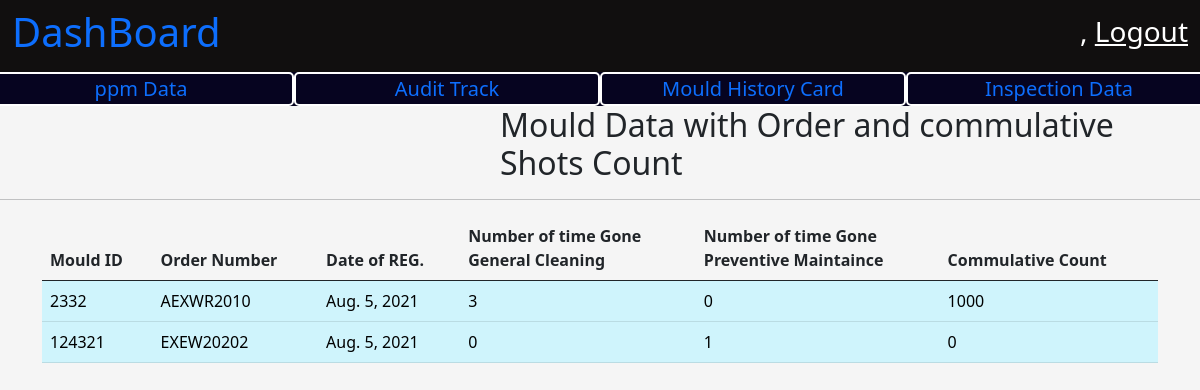
Page /quality/ on the committed database.
### mould/models.py (models this page shows, shortened)
class Mould(models.Model):
    mould_id = models.IntegerField(primary_key=True)
    mould_name = models.CharField(max_length=200)
    cavity_number = models.IntegerField()
    registered_date = models.DateTimeField(auto_now_add=True)
    registered_by = models.ForeignKey(User, on_delete=models.PROTECT)
    general_maintaince_cleaning_threshold_value = models.IntegerField()
    preventive_maintaince_clearning_thresold_value = models.IntegerField()
    tool_life = models.IntegerField()
    present_count = models.IntegerField()
    moud_desc = models.CharField(max_length=100)
    order_number = models.CharField(max_length=100)
    raw_material = models.CharField(max_length=100)
    part_weight = models.FloatField()
    runner_weight = models.FloatField()
    tonnage = models.FloatField()
    cycle_time = models.FloatField()
    number_of_shots_per_day = models.IntegerField()
    def __str__(self):
        return str(self.mould_id)

### MouldQuality/views.py (the view)
# urls.py: path('', views.QualityPageRender,name = "MouldQuality"),
def QualityPageRender(request):
    context = {}
    mould_data_list = Mould.objects.all()
    mould_commulative_cont_data = []
    for mould in mould_data_list:
        mould_data_collector = DataCollector(mould.mould_id)
        print("-----")
        print(mould_data_collector.get_commulative_count())
        print("-----")
        mould_commulative_cont_data.append(MouldCommulativeCount(mould,
            mould_data_collector.get_commulative_count(),
            mould_data_collector.count_g_clean(),
            mould_data_collector.count_p_main()))
    print(data.g_clean for data in mould_commulative_cont_data)
    context['mould_data'] = mould_commulative_cont_data
    return render(request, 'quality/mould_quality.html', context)

### MouldQuality/utils.py (called while the page is built)
    def get_commulative_count(self):
        count = 0
        print("------")
        print(self.mould_data)
        print("------")
        if self.mould_data is None:
            return count
        for mould in self.mould_data:
            count = count + mould.count_increment
        return count

    def count_g_clean(self):
        if self.mould_cleaning_data is None:
            return 0
        return len(self.mould_cleaning_data) # mould cleaning data.

    def count_p_main(self):
        if self.p_main_data is None:
            return 0
        return len(self.p_main_data)

### mould/models.py (called while the page is built)
    def __str__(self):
        return str(self.mould_id)

### MouldQuality/templates/quality/mould_quality.html (shortened to what this page needs)
{% extends 'base.html' %}
{% load static %}
{% block title %}
    <link
        rel="stylesheet"
        href="{% static 'css/dashboard.css' %}" >
{% endblock %}
{% block body_content %}
    <nav
        class="navbar navbar-light dashboard_nav">
        <div class="container-fluid dashboard_nav">
            <p class="h1 dashboard_title">
                <a href="{% url 'homePage' %}" style="text-decoration:None;">
                  DashBoard
                </a>
            </p>
            <div class="user_data">
                <p class="h3">
                    {{ request.user.first_name }},
                    <a href="{% url 'userLogout' %}">
                        Logout
                    </a>
                </p>
            </div>
        </div>
    </nav>
    <div class="optionBar">
        <div class="row">
            <div class="col">
                <a href="{% url 'ppmData' %}">
                    ppm Data
                </a>
            </div>
            <div class="col">
                <a href="{% url 'MouldUpdate' %}">
                Audit Track
                </a>
            </div>
             <div class="col">
                <a href="{% url "MouldSearch" %}">
                    Mould History Card
                </a>
            </div>
             <div class="col">
                <a href="{% url 'MouldRegistration' %}">
                    Inspection Data
                </a>
            </div>
        </div>
    </div>
    <p class="h2" style="margin-left : 500px;">
        Mould Data with Order and commulative Shots Count
    </p>
    <hr />
    <div class="container">
        <table class="table">
            <thead>
                <th class="col">
                    Mould ID
                </th>
                <th class="col">
                    Order Number
                </th>
                <th class="col">
                    Date of REG.
                </th>
                <th class="col">
                    Number of time Gone <br/>
                    General Cleaning
                </th>
                <th class="col">
                    Number of time Gone <br/>
                    Preventive Maintaince
                </th>
                <th class="col">
                    Commulative Count
                </th>
            </thead>
            <tbody class="table-info">
                {% for mould_values in mould_data %}
                <tr class="table-info">
                    <td class="table-info">
                        {{ mould_values.mould_data.mould_id }}
                    </td>
                    <td class="table-info">
                        {{ mould_values.mould_data.order_number }}
                    </td>
                    <td class="table-info">
                        {{ mould_values.mould_data.registered_date.date }}
                    </td>
                    <td class="table-info">
                        {{ mould_values.g_clean }}
                    </td>
                    <td class="table-info">
                        {{ mould_values.p_main }}
                    </td>
                    <td class="table-info">
                        {{ mould_values.commulative_count }}
                    </td>
                </tr>
                {% endfor %}
            </tbody>
        </table>
    </div>
{% endblock %}

### user_panel/static/css/dashboard.css (style rules this page uses)
body { background-color: whitesmoke; }
nav.dashboard_nav { background-color: rgb(17, 15, 15); }
nav.dashboard_nav div.dashboard_nav { color : white; }
nav.dashboard_nav div.user_data p a { color: white; }
div.optionBar { background-color: rgb(6, 4, 32); }
div.optionBar div.row div.col { font-size: 20px; border : 2px solid white; border-radius: 5px; text-align: center; color:white; }
div.optionBar div.row div.col a { text-decoration: none; }

### rows in the picture
Mould: mould_data.mould_id "2332", mould_data.order_number "AEXWR2010", mould_data.registered_date "Aug. 5, 2021"
Mould: mould_data.mould_id "124321", mould_data.order_number "EXEW20202", mould_data.registered_date "Aug. 5, 2021"

### other values in the picture
{{ mould_values.g_clean }} "3" "0"
{{ mould_values.p_main }} "0" "1"
{{ mould_values.commulative_count }} "1000" "0"
